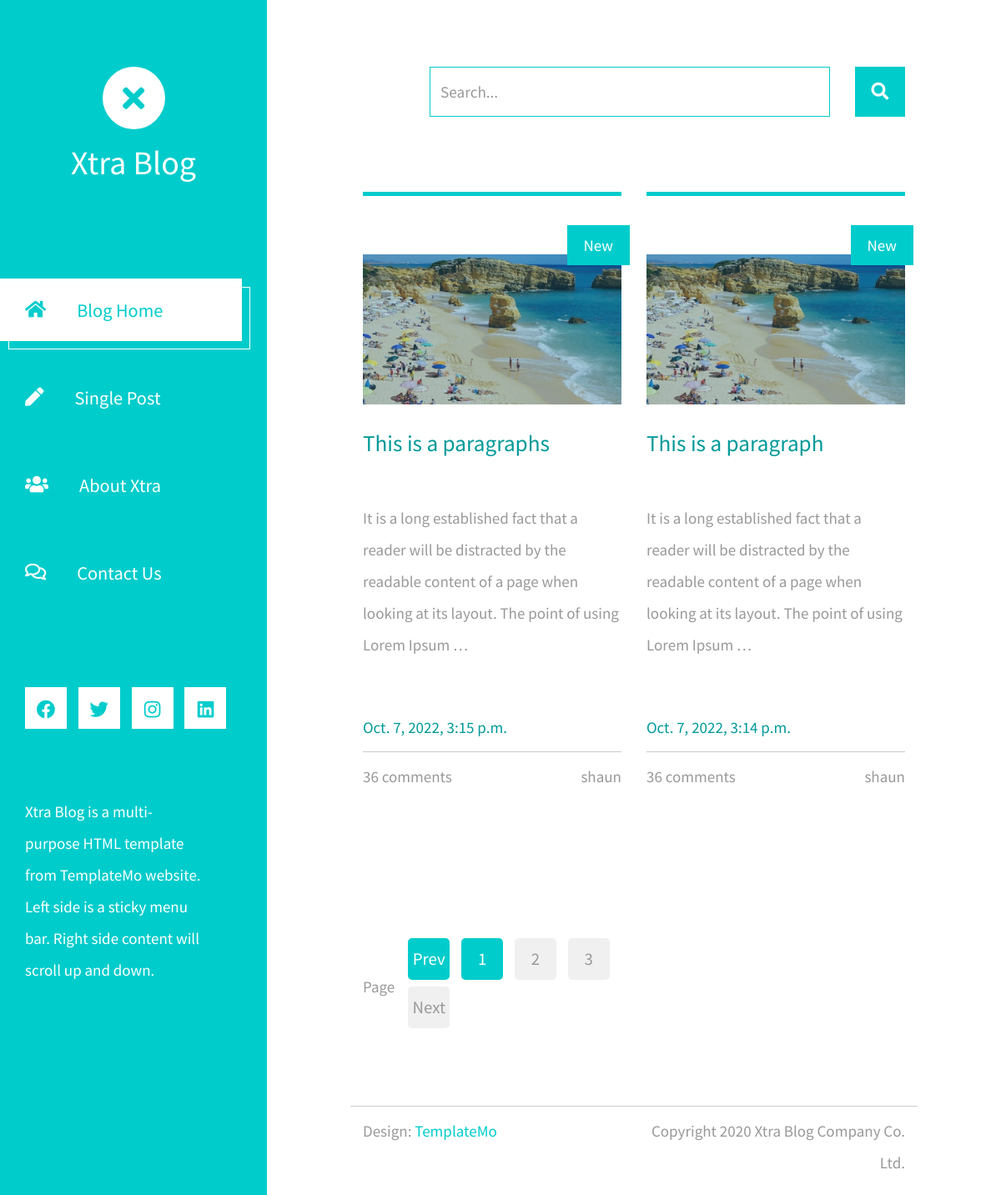
The page / on the database its author committed.
### blog/models.py (models this page shows, shortened)
class Post(models.Model):
    objects = models.Manager()
    published = PublishedManager()
    STATUS_CHOICES= (
        ('draft','Draft'),
        ('published','Published'),
    )
    title = models.CharField(max_length=250)
    slug = models.SlugField(max_length=250, unique_for_date='publish')
    author = models.ForeignKey(User, on_delete=models.CASCADE,
                        related_name='blog_posts')
    body = models.TextField()
    publish = models.DateTimeField(default=timezone.now)
    created = models.DateTimeField(auto_now_add=True)
    status = models.CharField(max_length=10, choices=STATUS_CHOICES,
        default='draft')
    def get_absolute_url(self):
        return reverse('blog:post_detail',
                       args=[self.publish.year,
                             self.publish.month,
                             self.publish.day,self.slug
                             ]
                       )
    class Meta:
        ordering = ('-publish',)

### blog/views.py (the view)
# urls.py: path('',views.home,name='post_list'),
def home(request):
    posts = Post.published.all()
    paginator = Paginator(posts,2)
    page = request.GET.get('page')
    try:
        posts = paginator.page(page)
    except PageNotAnInteger:
        posts = paginator.page(1)
    except EmptyPage:
        posts = paginator.page(paginator.num_pages)
    context = {
        'posts': posts,
        'page' : page
    }
    return render(request,'home.html',context)

### blog/models.py (called while the page is built)
    def get_queryset(self):
        return super(PublishedManager,self).get_queryset().filter(status='published')

### templates/home.html
{% extends 'base.html' %}
{% load static %}
{% block content %}
            <div class="row tm-row">
                {% for post in posts %}
                <article class="col-12 col-md-6 tm-post">
                    <hr class="tm-hr-primary">
                    <a href="{{post.get_absolute_url}}" class="effect-lily tm-post-link tm-pt-60">
                        <div class="tm-post-link-inner">
                            <img src="{% static 'img/img-01.jpg' %}" alt="Image" class="img-fluid">
                        </div>
                        <span class="position-absolute tm-new-badge">New</span>
                        <h2 class="tm-pt-30 tm-color-primary tm-post-title">{{post.title}}</h2>
                    </a>
                    <p class="tm-pt-30">
                        {{post.body |truncatewords:30|linebreaks}}
                    </p>
                    <div class="d-flex justify-content-between tm-pt-45">
                        <span class="tm-color-primary">{{post.publish}}</span>
                    </div>
                    <hr>
                    <div class="d-flex justify-content-between">
                        <span>36 comments</span>
                        <span>{{post.author}}</span>
                    </div>
                </article>
                {% endfor %}
            </div>
          {% endblock %}

### static/css/templatemo-xtra-blog.css (style rules this page uses)
html { overflow-x: hidden; }
body { margin: 0; padding: 0; font-family: 'Source Sans Pro', sans-serif; font-size: 19px; line-height: 2em; overflow-x: hidden; }
p, span { color: #999; }
hr { border-top-color: #CCC; margin-top: 10px; margin-bottom: 10px; }
.tm-post { max-width: 470px; }
.tm-row { max-width: 980px; justify-content: space-between; }
.tm-post-link { display: block; position: relative; cursor: pointer; }
.tm-post-link-inner { overflow: hidden; background: #3085a3; }
.tm-post-link img { position: relative; display: block; min-height: 100%; max-width: 100%; opacity: 0.8; }
.effect-lily img { max-width: none; width: -webkit-calc(100% + 50px); width: calc(100% + 50px); opacity: 0.7; -webkit-transition: opacity 0.35s, -webkit-transform 0.35s; transition: opacity 0.35s, transform 0.35s; -webkit-transform: translate3d(-40px,0, 0); transform: translate3d(-40px,0,0); }
.tm-post { margin-bottom: 75px; }
.tm-new-badge { top: 25px; right: -10px; background-color: #0CC; color: white; padding: 5px 20px; }
.tm-post-title { font-size: 1.7rem; transition: all 0.3s ease; }
hr.tm-hr-primary { border-top: 5px solid #0CC; }
.tm-pt-30 { padding-top: 30px; }
.tm-pt-45 { padding-top: 45px; }
.tm-pt-60 { padding-top: 60px; }
.tm-color-primary, span.tm-color-primary { color: #099; }

### rows shown on the page
Post: title "This is a paragraphs", body "It is a long established fact that a reader will be distracted by the readable content of a page when looking at its layout. The point of using Lorem Ipsum …", publish "Oct. 7, 2022, 3:15 p.m.", author "shaun"
Post: title "This is a paragraph", body "It is a long established fact that a reader will be distracted by the readable content of a page when looking at its layout. The point of using Lorem Ipsum …", publish "Oct. 7, 2022, 3:14 p.m.", author "shaun"

### other values the page prints
{{ i }} "1"
{{ i }} "2" "3"
